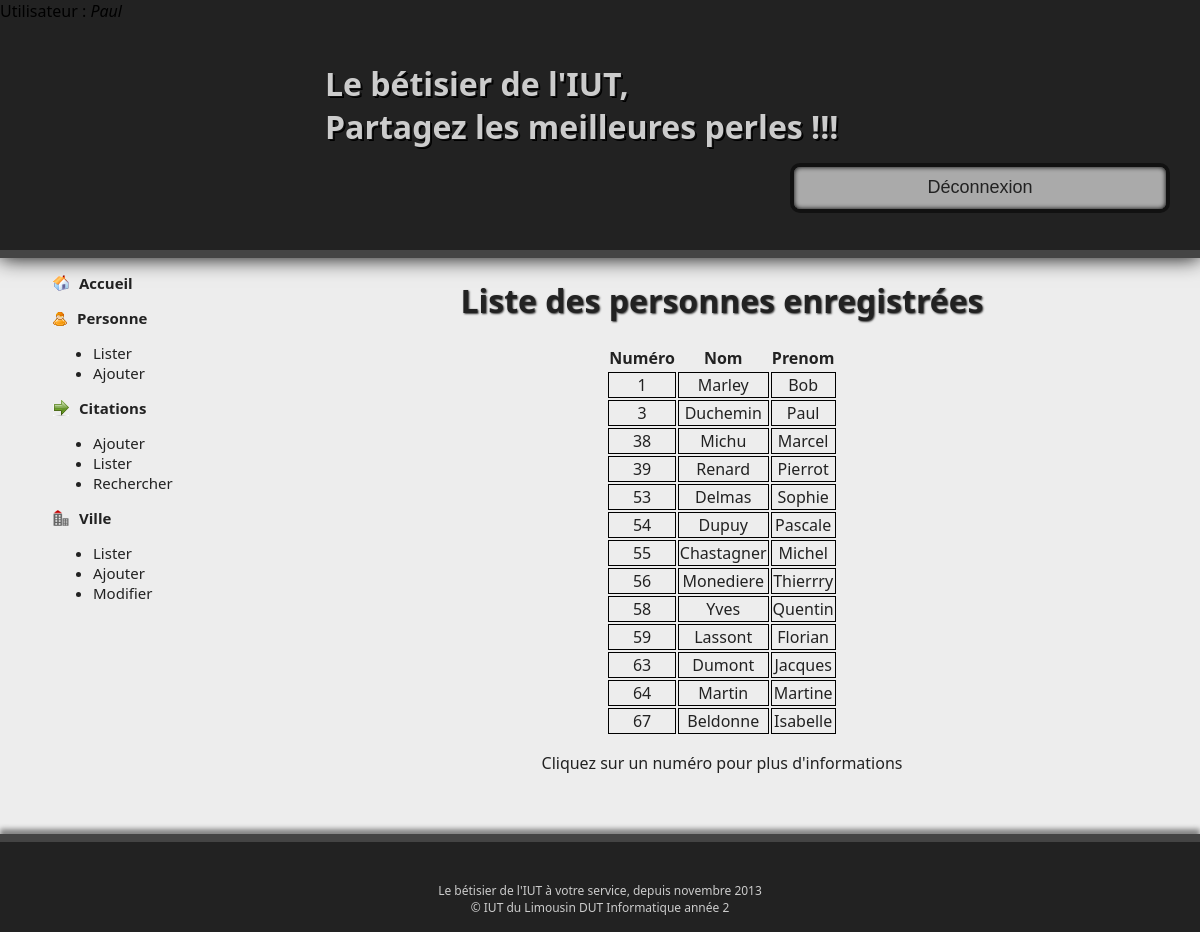
Page /index.php?page=2 (signed in) on the committed database.
### tables this page shows
CREATE TABLE IF NOT EXISTS `personne` (
`per_num` int(11) NOT NULL,
  `per_nom` varchar(30) NOT NULL,
  `per_prenom` varchar(30) NOT NULL,
  `per_tel` char(14) NOT NULL,
  `per_mail` varchar(30) NOT NULL,
  `per_admin` int(11) NOT NULL,
  `per_login` varchar(20) NOT NULL,
  `per_pwd` varchar(100) NOT NULL
);

### classes/Autoloader.class.php (called while the page is built, shortened)
<?php
class Autoloader
{
    static function autoload($class){
        if (strpos($class, __NAMESPACE__ . '\\') === 0){
            $class = str_replace(__NAMESPACE__ . '\\', '', $class);
            $class = str_replace('\\', '/', $class);
        }
    }
}

### classes/App.class.php (called while the page is built, shortened)
<?php
class App{
    private static $database;
    public static function getDb(){
        if(self::$database === null){
            self::$database = new Database();
        }
        return self::$database;
    }
}
?>

### classes/Database.class.php (called while the page is built, shortened)
<?php
class Database
{
    private $pdo;
    public function getPDO(){
        if ($this->pdo === null) {
            $pdo = new PDO('mysql:dbname=' . DBNAME . ';host=' . DBHOST.';charset=utf8', DBUSER, DBPASSWD);
            $pdo->setAttribute(PDO::ATTR_ERRMODE, PDO::ERRMODE_EXCEPTION);
            $this->pdo = $pdo;
        }
        return $this->pdo;
    }
    public function query($statement, $one = false){
        $req = $this->getPDO()->query($statement);
        if ($one){
            $data = $req->fetch(PDO::FETCH_OBJ);
        }else{
            $data = $req->fetchAll(PDO::FETCH_OBJ);
        }
        return $data;
    }
}

### classes/UTI/PersManager.class.php (called while the page is built, shortened)
<?php
class PersManager
{
    public function getAllPers()
    {
        return App::getDb()->query('SELECT per_num, per_nom, per_prenom FROM personne');
    }
}
?>

### include/pages/listerPersonnes.inc.php (the view, shortened to what this page needs)
<h1>Liste des personnes enregistrées</h1>
<table id="listPers" >
<tr>
<th>Numéro</th>
<th>Nom</th>
<th>Prenom</th>
</tr>
<?php
$managerEtu = new EtudiantManager();
$personnes = $managerEtu->getAllPers();
foreach ($personnes as $pers) {
?>
	<tr>
	<td class="listPers" onclick="eventPers(<?=$pers->per_num?>)"><?php echo $pers->per_num ?></td>
	<td><?php echo $pers->per_nom ?></td>
	<td><?php echo $pers->per_prenom ?></td>
	</tr>
<?php
}
?>
</table>
<p>Cliquez sur un numéro pour plus d'informations</p>
<br>
<br>

### css/stylesheet.css (style rules this page uses)
body { background-color:#222222; color: black; font-family: "Segoe UI", Verdana, serif; font-size:12pt; margin:0; padding:0; position:relative; }
h1 { text-shadow:1px 1px 2px #333333; }
td { border: 1px solid black; }
table { margin-left: auto; margin-right: auto; }

### rows in the picture
personne: per_num "1", per_nom "Marley", per_prenom "Bob"
personne: per_num "3", per_nom "Duchemin", per_prenom "Paul"
personne: per_num "38", per_nom "Michu", per_prenom "Marcel"
personne: per_num "39", per_nom "Renard", per_prenom "Pierrot"
personne: per_num "53", per_nom "Delmas", per_prenom "Sophie"
personne: per_num "54", per_nom "Dupuy", per_prenom "Pascale"
personne: per_num "55", per_nom "Chastagner", per_prenom "Michel"
personne: per_num "56", per_nom "Monediere", per_prenom "Thierrry"
personne: per_num "58", per_nom "Yves", per_prenom "Quentin"
personne: per_num "59", per_nom "Lassont", per_prenom "Florian"
personne: per_num "63", per_nom "Dumont", per_prenom "Jacques"
personne: per_num "64", per_nom "Martin", per_prenom "Martine"
personne: per_num "67", per_nom "Beldonne", per_prenom "Isabelle"

### other values in the picture
$_SESSION['login'] "Paul"
